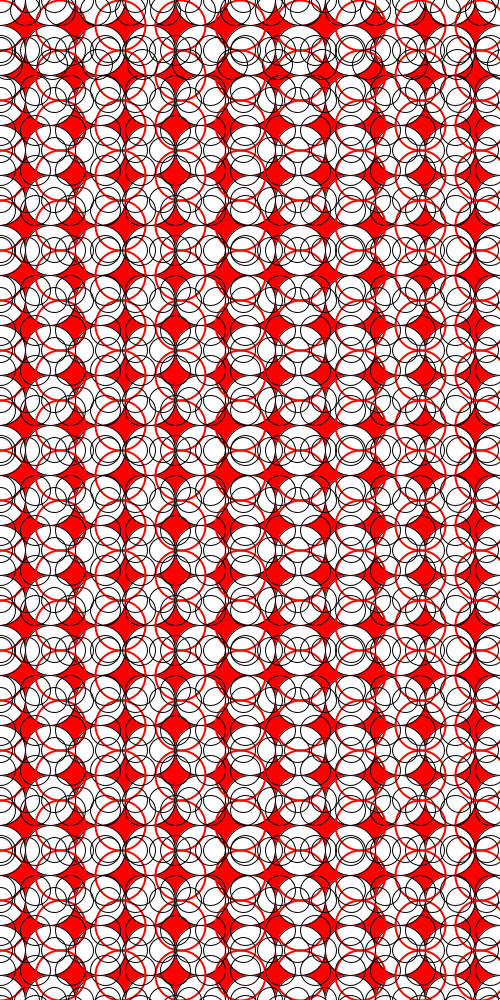
Frame 1 (no input)
Frame 60 (the mouse pressed at the canvas centre just before this capture): identical to frame 1, image omitted
Frame 120 (the mouse held since frame 60 and released just before this capture): identical to frame 1, image omitted

The Processing sketch that drew this single still picture (run headless with seeded random() and noise(); from frame 60 on, the mouse is pressed at the canvas centre):

// Processing sketch: processing_32944
// ── processing_32944.pde

int i=0;
int j=0;
int k=5;
int l=5;
int m=0;
int n=7;
int o=0;
int p=0;
int q=25;
int r=0;
int s=100;
int t=100;
int u=0;

void setup () {
  size (500,1000);
  background (255,0,0);
  smooth();

 
  while (j<500){
   
    while (i<11){
    ellipse (i*50, j*50, 50, 50);
    i=i+1;
    }
    j=j+1;
    i=0;
  }
 noFill();
 strokeWeight (2);
 stroke (255, 0, 0);
 while (q<1000){
 
 while (p<521){
 ellipse (p*6, q, 50, 50);
 p=p+10;
 }
 q=q+50;
 p=0;
 }
 
}

void draw (){
  
  strokeWeight (1);
 
 stroke (0);
 while (l<1000){ 
   
 while (k<521){ 
 ellipse (k*5, l*2, 30, 30);
k=k+7;
}
l=l+20;
k=0;
 }
  
  while (o<1000){
  
 while (m<521){
ellipse (m*3, o*5, 25, 25);
 m=m+9;
 }
 o=o+10;
 m=0;
  }
 
while (n<1000){
 ellipse (n, 64, 30, 30);
 n=n+45;
}
/*
strokeWeight (1);
stroke (255,255, 255);
while (r<2000){
ellipse (0,0,r,r);
r=r+10;
}

while (u<2000){
ellipse (500,500, u, u);
u=u+10;
}

strokeWeight (1);
stroke (0,0,0);
while (s<2000){
ellipse (0,500,s,s);
s=s+50;
}

while (t<2000){
ellipse (500,0,t,t);
t=t+50;
}

*/
}                               
